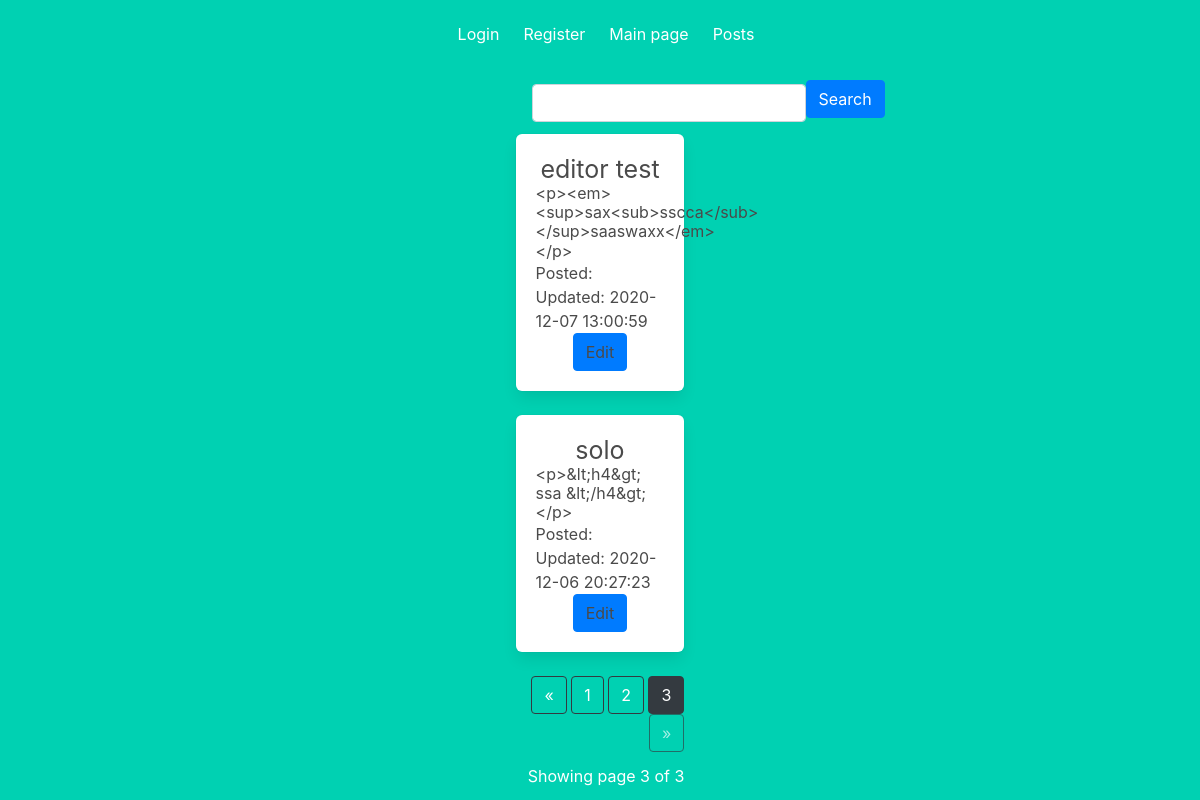
The app's page /posts?page=3 with its own data.
### app/models.py (models this page shows, shortened)
class Post(db.Model):
    id = db.Column(db.Integer, primary_key=True)
    title = db.Column(db.String(100))
    body = db.Column(db.String(140))
    timestamp = db.Column(db.DateTime, index=True, default=dt.utcnow)
    updatetime = db.Column(db.DateTime, default=dt.utcnow)
    user_id = db.Column(db.Integer, db.ForeignKey('user.id'))

### app/blueprints/post/views.py (the view)
@post_blueprint.route('/posts',methods=['GET', 'POST'])
def posts():
    q = request.args.get('q')
    if q:
        posts = Post.query.filter(Post.title.contains(q) | Post.body.contains(q))
    else:
        posts = Post.query.order_by(Post.timestamp.desc())
    page = request.args.get('page', 1, type=int)
    posts = posts.paginate(page=page, per_page=ROWS_PER_PAGE)
    return render_template('post/posts.html', posts=posts, q=q)

### app/blueprints/post/templates/post/posts.html (shortened to what this page needs)
{% extends "layout.html" %}
{% block content %}
<div class="column is-4 is-offset-4">
    <form class="form-inline">
        <div class="form-group mx-sm-3 mb-2">
            <input class="form-control" type='text', name='q',  >
                <button type='submit' class="btn btn-primary mb-2"> Search</button>
        </div>
    </form>
    {% for post in posts.items %}
   <div class="box">
       <div class="text-center">
           <h1 style="font-size: 25px;" >{{post.title}}</h1>
           <h5 style="text-align: left;">{{post.body}}</h5>
           <inline><p style="text-align: left;"> Posted: </p></inline>
           <inline><p style="text-align: left;">Updated: {{post.updatetime}}</p></inline>
           {% if current_user.username == post.author.username %}
                <a href="{{url_for('posts.post', post_id=post.id)}}" class="btn btn-primary">Edit</a>
           {% endif %}
      </div>
   </div>
    {% endfor %}
<div class="text-right">
  <a href="{{ url_for('posts.posts', page=posts.prev_num, q=q) }}"
     class="btn btn-outline-dark
     {% if posts.page == 1 %}disabled{% endif %}">
      &laquo;
  </a>
  {% for page_num in posts.iter_pages(left_edge=1, right_edge=1, left_current=1, right_current=2) %}
{% if page_num %}
          {% if posts.page == page_num %}
          <a href="{{ url_for('posts.posts', page=page_num, q=q) }}"
             class="btn btn-dark">
              {{ page_num }}
          </a>
          {% else %}
          <a href="{{ url_for('posts.posts', page=page_num, q=q) }}"
             class="btn btn-outline-dark">
              {{ page_num }}
          </a>
          {% endif %}
      {% else %}
          ...
      {% endif %}
  {% endfor %}
  <a href="{{ url_for('posts.posts', page=posts.next_num, q=q) }}"
     class="btn btn-outline-dark
     {% if posts.page == posts.pages %}disabled{% endif %}">
      &raquo;
  </a>
</div>
<p class="text-right mt-3">
 Showing page {{ posts.page }} of {{ posts.pages }}
</p>
</div>
{% endblock %}

### app/static/css/main.css (style rules this page uses)
body { margin: 0; padding: 0; font-family: "Helvetica Neue", Helvetica, Arial, sans-serif; color: #444; }

### records on screen
Post: title "editor test", body "<p><em><sup>sax<sub>sscca</sub></sup>saaswaxx</em></p>", updatetime "2020-12-07 13:00:59"
Post: title "solo", body "<p>&lt;h4&gt; ssa &lt;/h4&gt;</p>", updatetime "2020-12-06 20:27:23"

### other values on screen
{{ page_num }} "1" "2"
{{ page_num }} "3"
{{ posts.page }} "3"
{{ posts.pages }} "3"
